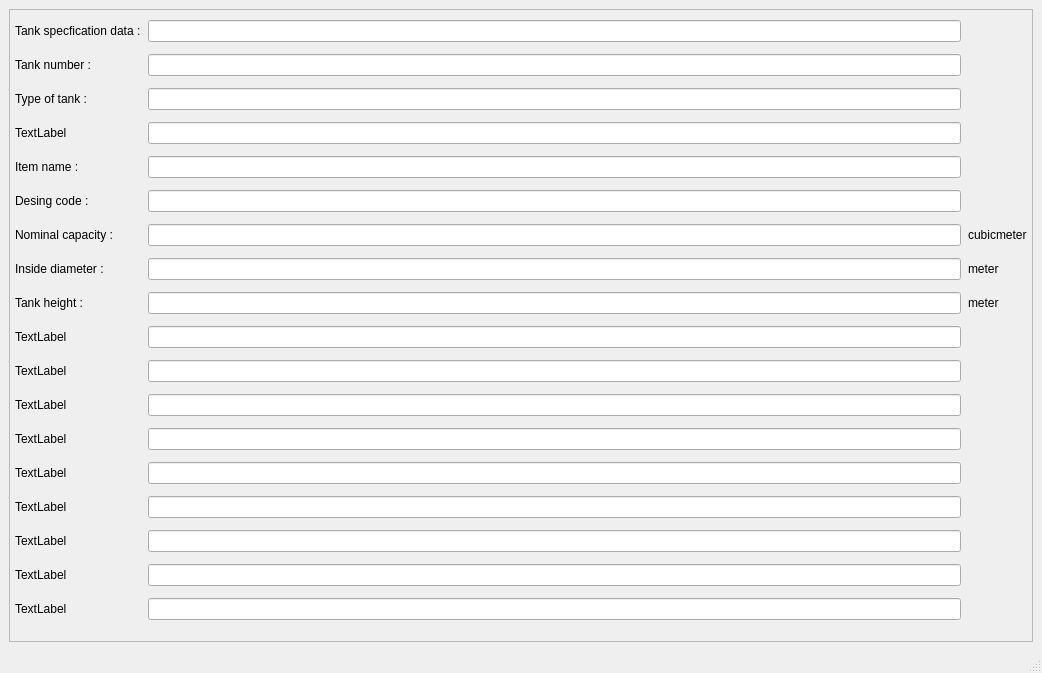
<?xml version="1.0" encoding="UTF-8"?>
<ui version="4.0">
 <class>MainWindow</class>
 <widget class="QMainWindow" name="MainWindow">
  <property name="geometry">
   <rect>
    <x>0</x>
    <y>0</y>
    <width>1042</width>
    <height>673</height>
   </rect>
  </property>
  <property name="windowTitle">
   <string>MainWindow</string>
  </property>
  <widget class="QWidget" name="centralwidget">
   <layout class="QGridLayout" name="gridLayout">
    <item row="0" column="0">
     <widget class="QScrollArea" name="scrollArea">
      <property name="widgetResizable">
       <bool>true</bool>
      </property>
      <widget class="QWidget" name="scrollAreaWidgetContents">
       <property name="geometry">
        <rect>
         <x>0</x>
         <y>0</y>
         <width>1018</width>
         <height>598</height>
        </rect>
       </property>
       <layout class="QGridLayout" name="gridLayout_2">
        <property name="leftMargin">
         <number>5</number>
        </property>
        <property name="topMargin">
         <number>5</number>
        </property>
        <property name="rightMargin">
         <number>5</number>
        </property>
        <property name="bottomMargin">
         <number>5</number>
        </property>
        <property name="spacing">
         <number>7</number>
        </property>
        <item row="6" column="0">
         <widget class="QLabel" name="Nominalcapacity_2">
          <property name="text">
           <string>Nominal capacity :</string>
          </property>
         </widget>
        </item>
        <item row="7" column="0">
         <widget class="QLabel" name="Insidediameter_2">
          <property name="text">
           <string>Inside diameter :</string>
          </property>
         </widget>
        </item>
        <item row="4" column="0">
         <widget class="QLabel" name="Itemname_2">
          <property name="text">
           <string>Item name :</string>
          </property>
         </widget>
        </item>
        <item row="3" column="0">
         <widget class="QLabel" name="label_3">
          <property name="text">
           <string>TextLabel</string>
          </property>
         </widget>
        </item>
        <item row="5" column="0">
         <widget class="QLabel" name="Designcode_2">
          <property name="text">
           <string>Desing code :</string>
          </property>
         </widget>
        </item>
        <item row="7" column="1">
         <widget class="QLineEdit" name="Insidediameter"/>
        </item>
        <item row="9" column="0">
         <widget class="QLabel" name="label">
          <property name="text">
           <string>TextLabel</string>
          </property>
         </widget>
        </item>
        <item row="8" column="0">
         <widget class="QLabel" name="tankheight_2">
          <property name="text">
           <string>Tank height :</string>
          </property>
         </widget>
        </item>
        <item row="8" column="1">
         <widget class="QLineEdit" name="tankheight"/>
        </item>
        <item row="12" column="0">
         <widget class="QLabel" name="label_5">
          <property name="text">
           <string>TextLabel</string>
          </property>
         </widget>
        </item>
        <item row="10" column="0">
         <widget class="QLabel" name="label_2">
          <property name="text">
           <string>TextLabel</string>
          </property>
         </widget>
        </item>
        <item row="11" column="0">
         <widget class="QLabel" name="label_4">
          <property name="text">
           <string>TextLabel</string>
          </property>
         </widget>
        </item>
        <item row="16" column="0">
         <widget class="QLabel" name="label_9">
          <property name="text">
           <string>TextLabel</string>
          </property>
         </widget>
        </item>
        <item row="6" column="2">
         <widget class="QLabel" name="unit">
          <property name="text">
           <string>cubicmeter</string>
          </property>
         </widget>
        </item>
        <item row="13" column="0">
         <widget class="QLabel" name="label_6">
          <property name="text">
           <string>TextLabel</string>
          </property>
         </widget>
        </item>
        <item row="13" column="1">
         <widget class="QLineEdit" name="lineEdit_6"/>
        </item>
        <item row="12" column="1">
         <widget class="QLineEdit" name="lineEdit_5"/>
        </item>
        <item row="14" column="1">
         <widget class="QLineEdit" name="lineEdit_7"/>
        </item>
        <item row="15" column="0">
         <widget class="QLabel" name="label_8">
          <property name="text">
           <string>TextLabel</string>
          </property>
         </widget>
        </item>
        <item row="16" column="1">
         <widget class="QLineEdit" name="lineEdit_9"/>
        </item>
        <item row="14" column="0">
         <widget class="QLabel" name="label_7">
          <property name="text">
           <string>TextLabel</string>
          </property>
         </widget>
        </item>
        <item row="10" column="1">
         <widget class="QLineEdit" name="lineEdit_2"/>
        </item>
        <item row="11" column="1">
         <widget class="QLineEdit" name="lineEdit_4"/>
        </item>
        <item row="15" column="1">
         <widget class="QLineEdit" name="lineEdit_8"/>
        </item>
        <item row="7" column="2">
         <widget class="QLabel" name="unit_2">
          <property name="text">
           <string>meter</string>
          </property>
         </widget>
        </item>
        <item row="8" column="2">
         <widget class="QLabel" name="unit_3">
          <property name="text">
           <string>meter</string>
          </property>
         </widget>
        </item>
        <item row="9" column="1">
         <widget class="QLineEdit" name="lineEdit"/>
        </item>
        <item row="0" column="1">
         <widget class="QLineEdit" name="Tankspecficationdata"/>
        </item>
        <item row="2" column="1">
         <widget class="QLineEdit" name="Typeoftank"/>
        </item>
        <item row="1" column="0">
         <widget class="QLabel" name="Tanknumber_2">
          <property name="text">
           <string>Tank number :</string>
          </property>
         </widget>
        </item>
        <item row="1" column="1">
         <widget class="QLineEdit" name="Tanknumber"/>
        </item>
        <item row="2" column="0">
         <widget class="QLabel" name="Typeoftank_2">
          <property name="text">
           <string>Type of tank :</string>
          </property>
         </widget>
        </item>
        <item row="0" column="0">
         <widget class="QLabel" name="Tankspecficationdata_2">
          <property name="text">
           <string>Tank specfication data :</string>
          </property>
         </widget>
        </item>
        <item row="6" column="1">
         <widget class="QLineEdit" name="Nominalcapacity"/>
        </item>
        <item row="5" column="1">
         <widget class="QLineEdit" name="Designcode"/>
        </item>
        <item row="3" column="1">
         <widget class="QLineEdit" name="lineEdit_3"/>
        </item>
        <item row="4" column="1">
         <widget class="QLineEdit" name="Itemname">
          <property name="text">
           <string/>
          </property>
         </widget>
        </item>
        <item row="17" column="0">
         <widget class="QLabel" name="label_10">
          <property name="text">
           <string>TextLabel</string>
          </property>
         </widget>
        </item>
        <item row="17" column="1">
         <widget class="QLineEdit" name="lineEdit_10"/>
        </item>
       </layout>
      </widget>
     </widget>
    </item>
   </layout>
  </widget>
  <widget class="QMenuBar" name="menubar">
   <property name="geometry">
    <rect>
     <x>0</x>
     <y>0</y>
     <width>1042</width>
     <height>26</height>
    </rect>
   </property>
  </widget>
  <widget class="QStatusBar" name="statusbar"/>
 </widget>
 <resources/>
 <connections/>
</ui>
